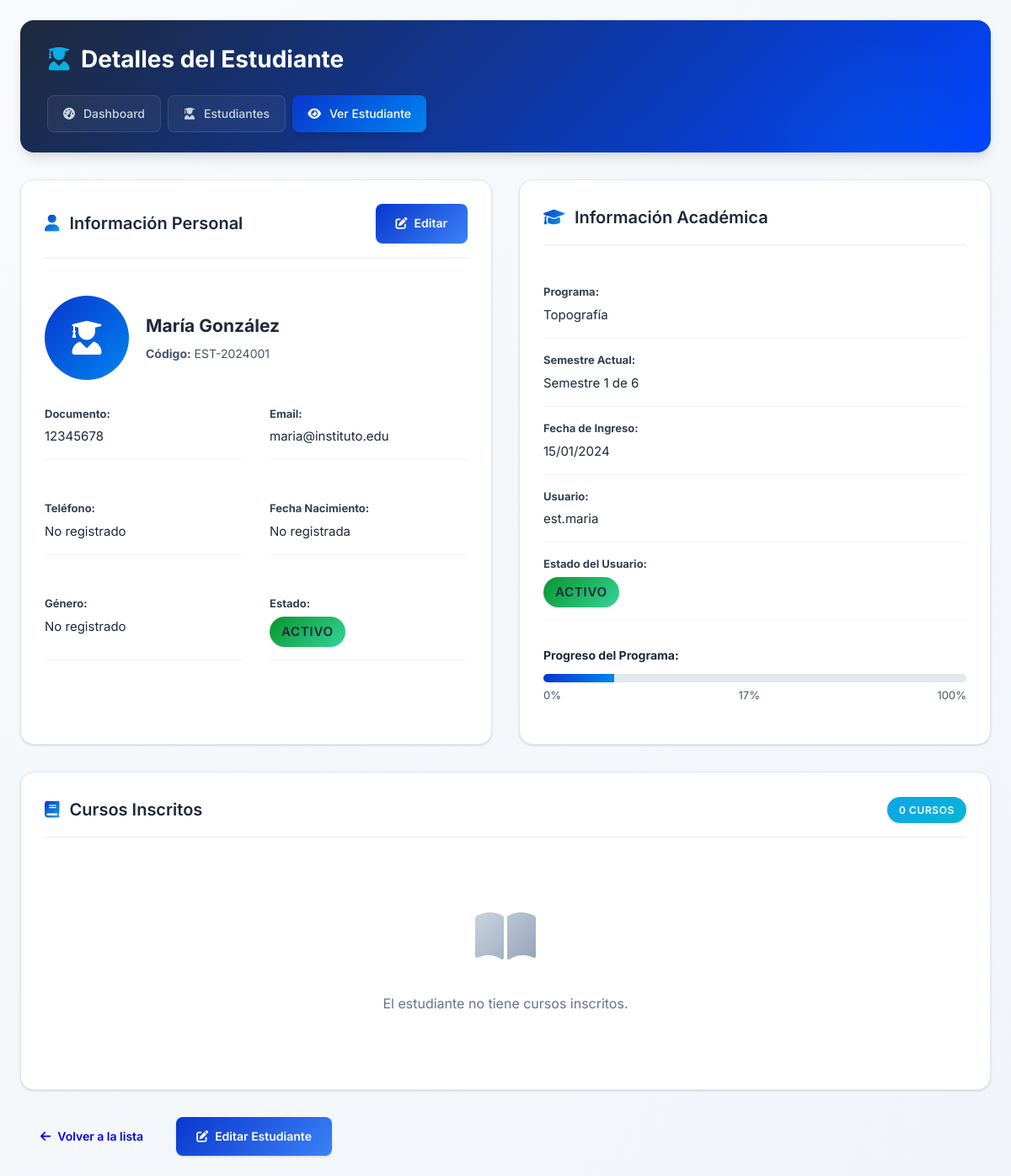
Screenshot of /coordinador/estudiantes/ver.php?id=1 (signed in) with the database file from the repository.
### tables this page shows
CREATE TABLE estudiantes (
    id_estudiante INT PRIMARY KEY AUTO_INCREMENT,
    id_usuario INT UNIQUE NOT NULL,
    id_programa INT NOT NULL,
    codigo_estudiante VARCHAR(20) UNIQUE NOT NULL,
    nombres VARCHAR(100) NOT NULL,
    apellidos VARCHAR(100) NOT NULL,
    documento_identidad VARCHAR(20) UNIQUE NOT NULL,
    fecha_nacimiento DATE,
    genero ENUM('M', 'F', 'Otro'),
    telefono VARCHAR(15),
    direccion TEXT,
    semestre_actual INT DEFAULT 1,  
    estado ENUM('activo', 'inactivo', 'graduado', 'retirado') DEFAULT 'activo',
    fecha_ingreso DATE NOT NULL,
    FOREIGN KEY (id_usuario) REFERENCES usuarios(id_usuario) ON DELETE CASCADE,
    FOREIGN KEY (id_programa) REFERENCES programas_estudio(id_programa),
    CHECK (semestre_actual BETWEEN 1 AND 6)
);

CREATE TABLE usuarios (
    id_usuario INT PRIMARY KEY AUTO_INCREMENT,
    username VARCHAR(50) UNIQUE NOT NULL,
    password VARCHAR(100) NOT NULL,  
    rol ENUM('coordinador', 'profesor', 'estudiante') NOT NULL,
    email VARCHAR(100) UNIQUE NOT NULL,
    programa_estudio ENUM('Topografía', 'Arquitectura', 'Enfermería') DEFAULT NULL,
    activo BOOLEAN DEFAULT TRUE,
    fecha_creacion TIMESTAMP DEFAULT CURRENT_TIMESTAMP
);

CREATE TABLE programas_estudio (
    id_programa INT PRIMARY KEY AUTO_INCREMENT,
    codigo_programa VARCHAR(10) UNIQUE NOT NULL,
    nombre_programa VARCHAR(100) NOT NULL,
    duracion_semestres INT DEFAULT 6,
    descripcion TEXT,
    coordinador_id INT,
    activo BOOLEAN DEFAULT TRUE,
    FOREIGN KEY (coordinador_id) REFERENCES usuarios(id_usuario)
);

### includes/funciones.php (called while the page is built, shortened)
<?php
class Funciones {
    public static function formatearFecha($fecha, $formato = 'd/m/Y') {
        $date = new DateTime($fecha);
        return $date->format($formato);
    }
}
?>

### coordinador/estudiantes/ver.php (the view, shortened to what this page needs)
<?php
require_once '../../includes/funciones.php';
$db = Database::getConnection();
$id_estudiante = isset($_GET['id']) ? intval($_GET['id']) : 0;
$stmt = $db->prepare("
    SELECT e.*, p.nombre_programa, p.duracion_semestres, u.email, u.username, u.activo
    FROM estudiantes e
    JOIN programas_estudio p ON e.id_programa = p.id_programa
    JOIN usuarios u ON e.id_usuario = u.id_usuario
    WHERE e.id_estudiante = ?
");
$stmt->execute([$id_estudiante]);
$estudiante = $stmt->fetch();
$stmt = $db->prepare("
    SELECT c.nombre_curso, c.codigo_curso, c.creditos, h.dia_semana,
           h.hora_inicio, h.hora_fin, a.codigo_aula,
           CONCAT(pr.nombres, ' ', pr.apellidos) as profesor,
           i.estado, i.nota_final
    FROM inscripciones i
    JOIN horarios h ON i.id_horario = h.id_horario
    JOIN cursos c ON h.id_curso = c.id_curso
    JOIN aulas a ON h.id_aula = a.id_aula
    JOIN profesores pr ON h.id_profesor = pr.id_profesor
    WHERE i.id_estudiante = ?
    ORDER BY i.fecha_inscripcion DESC
");
$stmt->execute([$id_estudiante]);
$cursos_inscritos = $stmt->fetchAll();
?>
<!DOCTYPE html>
<html lang="es">
<head>
    <link rel="stylesheet" href="../../assets/css/main.css">
    <link rel="stylesheet" href="https://cdnjs.cloudflare.com/ajax/libs/font-awesome/6.0.0/css/all.min.css">
</head>
<body>
    <div class="container">
        <div class="header">
            <h1><i class="fas fa-user-graduate"></i> Detalles del Estudiante</h1>
            <div class="nav">
                <a href="../dashboard.php"><i class="fas fa-tachometer-alt"></i> Dashboard</a>
                <a href="index.php"><i class="fas fa-user-graduate"></i> Estudiantes</a>
                <a href="ver.php?id=<?php echo $id_estudiante; ?>" class="active"><i class="fas fa-eye"></i> Ver Estudiante</a>
            </div>
        </div>
        <div class="grid-2">
            <div class="card">
                <div class="card-header">
                    <h2><i class="fas fa-user"></i> Información Personal</h2>
                    <a href="editar.php?id=<?php echo $id_estudiante; ?>" class="btn btn-primary">
                        <i class="fas fa-edit"></i> Editar
                    </a>
                </div>
                <div style="padding: 20px 0;">
                    <div style="display: flex; align-items: center; gap: 20px; margin-bottom: 30px;">
                        <div style="width: 100px; height: 100px; border-radius: 50%;
                                    background: linear-gradient(135deg, var(--primary) 0%, var(--secondary) 100%);
                                    display: flex; align-items: center; justify-content: center; color: white; font-size: 40px;">
                            <i class="fas fa-user-graduate"></i>
                        </div>
                        <div>
                            <h2 style="color: var(--dark); margin-bottom: 5px;">
                                <?php echo htmlspecialchars($estudiante['nombres'] . ' ' . $estudiante['apellidos']); ?>
                            </h2>
                            <p style="color: var(--gray-600);">
                                <strong>Código:</strong> <?php echo htmlspecialchars($estudiante['codigo_estudiante']); ?>
                            </p>
                        </div>
                    </div>
                    <div class="grid-2">
                        <div class="info-item">
                            <strong>Documento:</strong>
                            <span><?php echo htmlspecialchars($estudiante['documento_identidad']); ?></span>
                        </div>
                        <div class="info-item">
                            <strong>Email:</strong>
                            <span><?php echo htmlspecialchars($estudiante['email']); ?></span>
                        </div>
                        <div class="info-item">
                            <strong>Teléfono:</strong>
                            <span><?php echo htmlspecialchars($estudiante['telefono'] ?? 'No registrado'); ?></span>
                        </div>
                        <div class="info-item">
                            <strong>Fecha Nacimiento:</strong>
                            <span><?php echo $estudiante['fecha_nacimiento'] ? Funciones::formatearFecha($estudiante['fecha_nacimiento']) : 'No registrada'; ?></span>
                        </div>
                        <div class="info-item">
                            <strong>Género:</strong>
                            <span><?php
                                switch($estudiante['genero']) {
                                    default: echo 'No registrado';
                                }
                            ?></span>
                        </div>
                        <div class="info-item">
                            <strong>Estado:</strong>
                            <span class="badge <?php
                                switch($estudiante['estado']) {
                                    case 'activo': echo 'badge-success'; break;
                                }
                            ?>"><?php echo ucfirst($estudiante['estado']); ?></span>
                        </div>
                    </div>
                </div>
            </div>
            <div class="card">
                <div class="card-header">
                    <h2><i class="fas fa-graduation-cap"></i> Información Académica</h2>
                </div>
                <div style="padding: 20px 0;">
                    <div class="info-item">
                        <strong>Programa:</strong>
                        <span><?php echo htmlspecialchars($estudiante['nombre_programa']); ?></span>
                    </div>
                    <div class="info-item">
                        <strong>Semestre Actual:</strong>
                        <span>Semestre <?php echo $estudiante['semestre_actual']; ?> de <?php echo $estudiante['duracion_semestres']; ?></span>
                    </div>
                    <div class="info-item">
                        <strong>Fecha de Ingreso:</strong>
                        <span><?php echo Funciones::formatearFecha($estudiante['fecha_ingreso']); ?></span>
                    </div>
                    <div class="info-item">
                        <strong>Usuario:</strong>
                        <span><?php echo htmlspecialchars($estudiante['username']); ?></span>
                    </div>
                    <div class="info-item">
                        <strong>Estado del Usuario:</strong>
                        <span class="badge <?php echo $estudiante['activo'] ? 'badge-active' : 'badge-inactive'; ?>">
                            <?php echo $estudiante['activo'] ? 'Activo' : 'Inactivo'; ?>
                        </span>
                    </div>
                    <div style="margin-top: 30px;">
                        <strong>Progreso del Programa:</strong>
                        <div style="margin-top: 10px;">
                            <div style="height: 10px; background: var(--gray-200); border-radius: 5px; overflow: hidden;">
                                <div style="height: 100%; width: <?php echo ($estudiante['semestre_actual'] / $estudiante['duracion_semestres']) * 100; ?>%;
                                     background: linear-gradient(90deg, var(--primary), var(--secondary));">
                                </div>
                            </div>
                            <div style="display: flex; justify-content: space-between; margin-top: 5px; color: var(--gray-600); font-size: 13px;">
                                <span>0%</span>
                                <span><?php echo round(($estudiante['semestre_actual'] / $estudiante['duracion_semestres']) * 100); ?>%</span>
                                <span>100%</span>
                            </div>
                        </div>
                    </div>
                </div>
            </div>
        </div>
        <div class="card">
            <div class="card-header">
                <h2><i class="fas fa-book"></i> Cursos Inscritos</h2>
                <span class="badge badge-info"><?php echo count($cursos_inscritos); ?> cursos</span>
            </div>
            <?php if (count($cursos_inscritos) > 0): ?>
                <div class="table-container">
                    <table class="table">
                        <thead>
                            <tr>
                                <th>Curso</th>
                                <th>Código</th>
                                <th>Profesor</th>
                                <th>Horario</th>
                                <th>Aula</th>
                                <th>Créditos</th>
                                <th>Estado</th>
                                <th>Nota</th>
                            </tr>
                        </thead>
                        <tbody>
                            <?php foreach ($cursos_inscritos as $curso): ?>
                            <tr>
                                <td><?php echo htmlspecialchars($curso['nombre_curso']); ?></td>
                                <td><?php echo $curso['codigo_curso']; ?></td>
                                <td><?php echo htmlspecialchars($curso['profesor']); ?></td>
                                <td>
                                    <?php echo $curso['dia_semana']; ?><br>
                                    <small><?php echo Funciones::formatearHora($curso['hora_inicio']); ?> - <?php echo Funciones::formatearHora($curso['hora_fin']); ?></small>
                                </td>
                                <td><?php echo htmlspecialchars($curso['codigo_aula']); ?></td>
                                <td><?php echo $curso['creditos']; ?></td>
                                <td>
                                    <span class="badge <?php
                                        switch($curso['estado']) {
                                            case 'inscrito': echo 'badge-info'; break;
                                            case 'aprobado': echo 'badge-success'; break;
                                            case 'reprobado': echo 'badge-warning'; break;
                                            case 'retirado': echo 'badge-inactive'; break;
                                        }
                                    ?>">
                                        <?php echo ucfirst($curso['estado']); ?>
                                    </span>
                                </td>
                                <td>
                                    <?php if ($curso['nota_final'] !== null): ?>
                                        <strong style="color: <?php echo $curso['nota_final'] >= 10.5 ? 'var(--success)' : 'var(--danger)'; ?>">
                                            <?php echo number_format($curso['nota_final'], 1); ?>
                                        </strong>
                                    <?php else: ?>
                                        <span style="color: var(--gray-500);">-</span>
                                    <?php endif; ?>
                                </td>
                            </tr>
                            <?php endforeach; ?>
                        </tbody>
                    </table>
                </div>
            <?php else: ?>
                <div class="empty-state">
                    <i class="fas fa-book-open"></i>
                    <p>El estudiante no tiene cursos inscritos.</p>
                </div>
            <?php endif; ?>
        </div>
        <div style="display: flex; gap: 15px; margin-top: 20px;">
            <a href="index.php" class="btn">
                <i class="fas fa-arrow-left"></i> Volver a la lista
            </a>
            <a href="editar.php?id=<?php echo $id_estudiante; ?>" class="btn btn-primary">
                <i class="fas fa-edit"></i> Editar Estudiante
            </a>
        </div>
    </div>
</body>
</html>

### coordinador/estudiantes/ver.php (style rules this page uses)
.info-item { margin-bottom: 15px; padding-bottom: 15px; border-bottom: 1px solid var(--gray-100); }
.info-item strong { display: block; color: var(--gray-700); font-size: 13px; margin-bottom: 5px; }
.info-item span { color: var(--dark); font-size: 15px; }

### rows the page displays
estudiantes: nombres+apellidos "María González", codigo_estudiante "EST-2024001", documento_identidad "12345678", id_usuario.email "maria@instituto.edu", telefono "No registrado", estado "ACTIVO", id_programa.nombre_programa "Topografía", semestre_actual "1", id_programa.duracion_semestres "6", fecha_ingreso "15/01/2024", id_usuario.username "est.maria", semestre_actual.duracion_semestres "17"

### other values shown
count($cursos_inscritos) "0"
